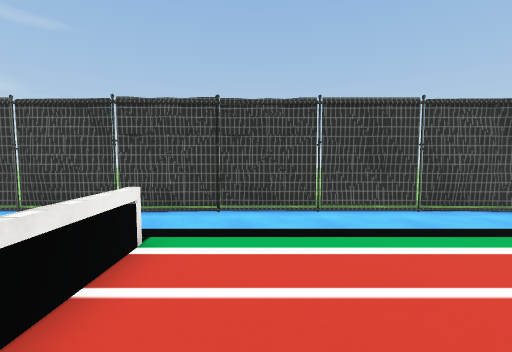
view 1 (above)

16 first-person views from a walk through a scene from a Unity 3-D project. The camera is 1.4 m above the floor, tilts 4° down and sees 90° across. The floor is counted in squares, 1 m on a side. Each view is taken from the middle of a square. On the plan, view 1 faces up. The plan holds only what a view shows up to about 13 squares ahead; the rest is blank. The place goes on beyond the plan. The player is left out. Some surface patterns are stand-ins.

view 2
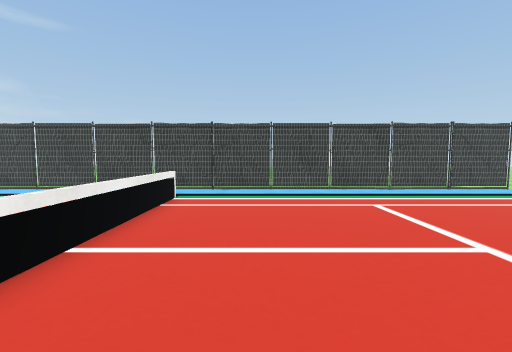

view 3
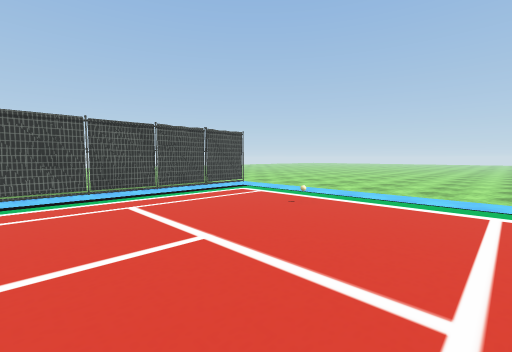

view 4
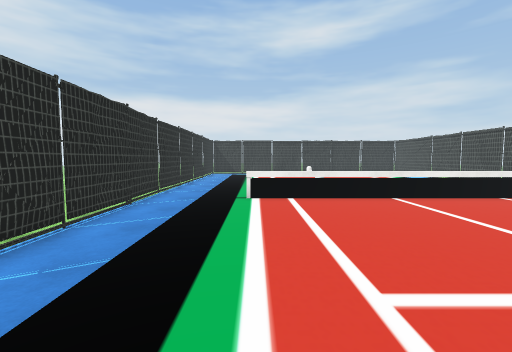

view 5
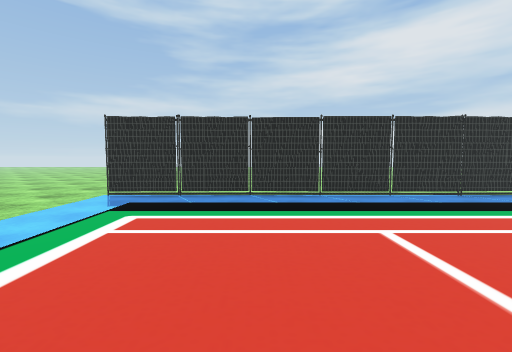

view 6
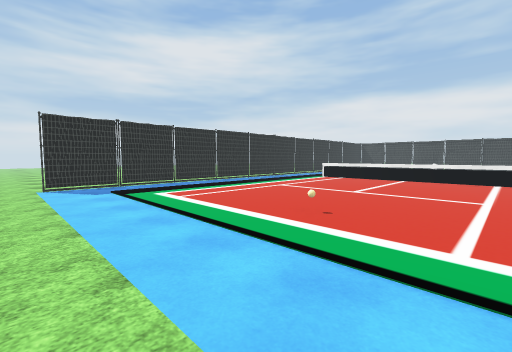

view 7
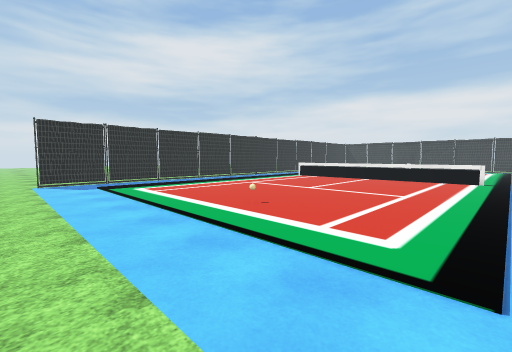

view 8
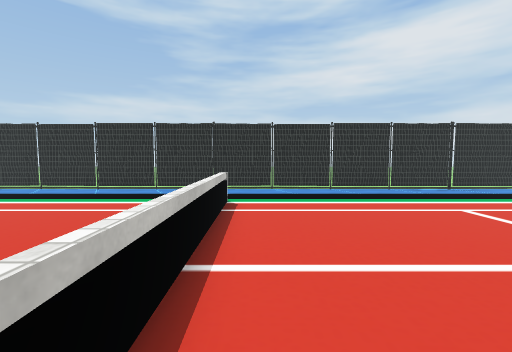

view 9
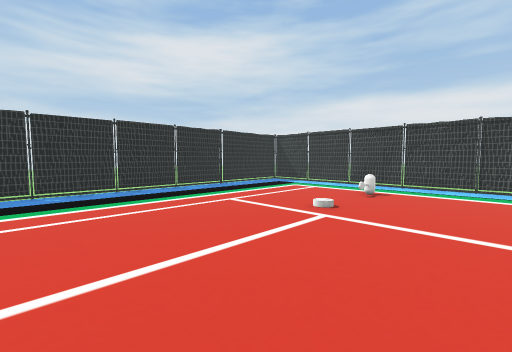

view 10
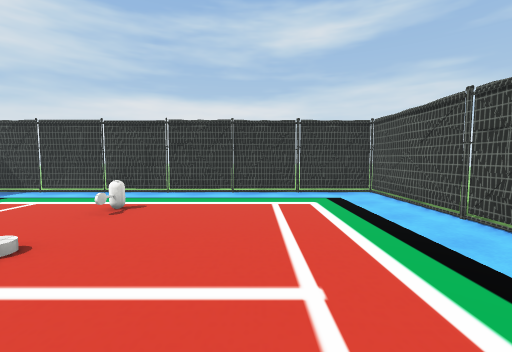

view 11
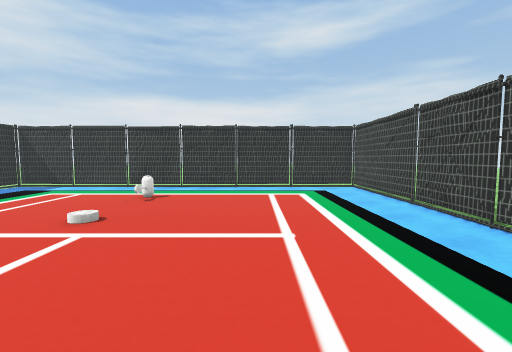

view 12
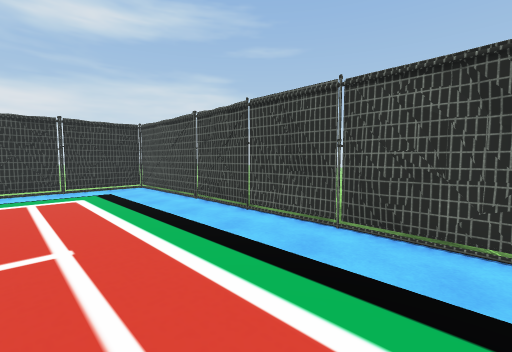

view 13
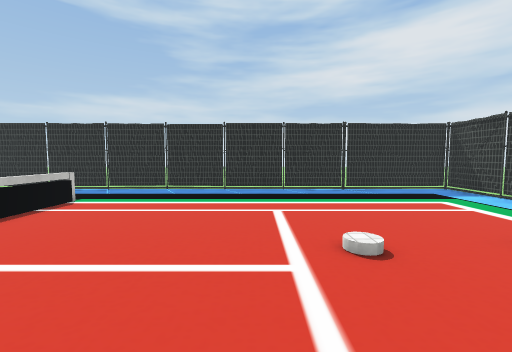

view 14
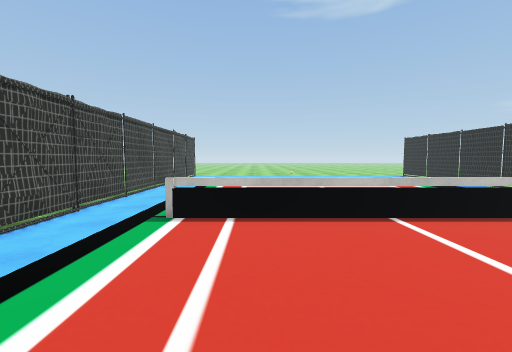

view 15
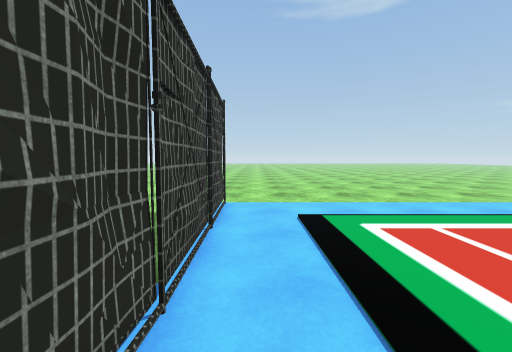

view 16
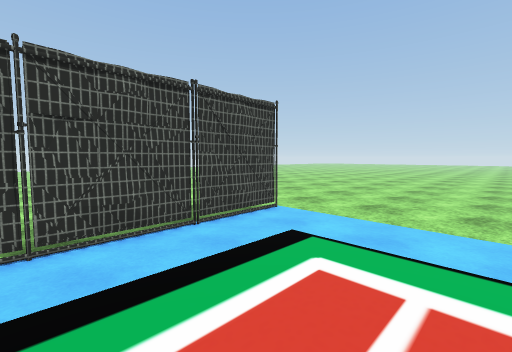

### Floor plan
Key: @ floor where view 1 was taken; # wall or solid block; x gap in a wall; . floor; = window, fence, low wall or low ledge; T thing the floor can be seen under or through; C cylinder; O other object.
Columns run from 19 left of view 1 to 14 right of it. Each row starts with its distance up from view 1.
 12                           ..
 11                           ..
 10                           .
  9                      ......   ...
  8  .................................
  7  .###TTTTTxTTTTTTTT##x##TTTTTTTT..
  6  .#...............................
  5 ..#...............................
  4 ..#..............=................
  3 ..#..............=................
  2 ..#..............=................
  1 ..#..............=................
  0 ..#..............=.@..............
 -1  .#..............=................
 -2  .#...O..C.......=................
 -3  .#..............=................
 -4  .#..............=................
 -5   #..............=................
 -6  .#..............=................
 -7  .#...............................
 -8  .#...............................
 -9  .#...............................
-10  .########x##########x##########..
-11             ......................
-12             .....       ..........
-13                                 ..
-14                                 ..

Positions as (right, up) in squares from view 1, and headings:
1: (0, 0), facing up
2: (1, -5), facing up
3: (2, -5), facing up-right
4: (7, -6), facing left
5: (7, 0), facing down
6: (14, 3), facing down-left
7: (14, 5), facing down-left
8: (-3, 2), facing down
9: (-3, 2), facing down-left
10: (-6, 2), facing left
11: (-4, 2), facing left
12: (-4, 2), facing up-left
13: (-8, 2), facing down
14: (-8, 2), facing right
15: (5, 6), facing right
16: (7, 2), facing up-right
